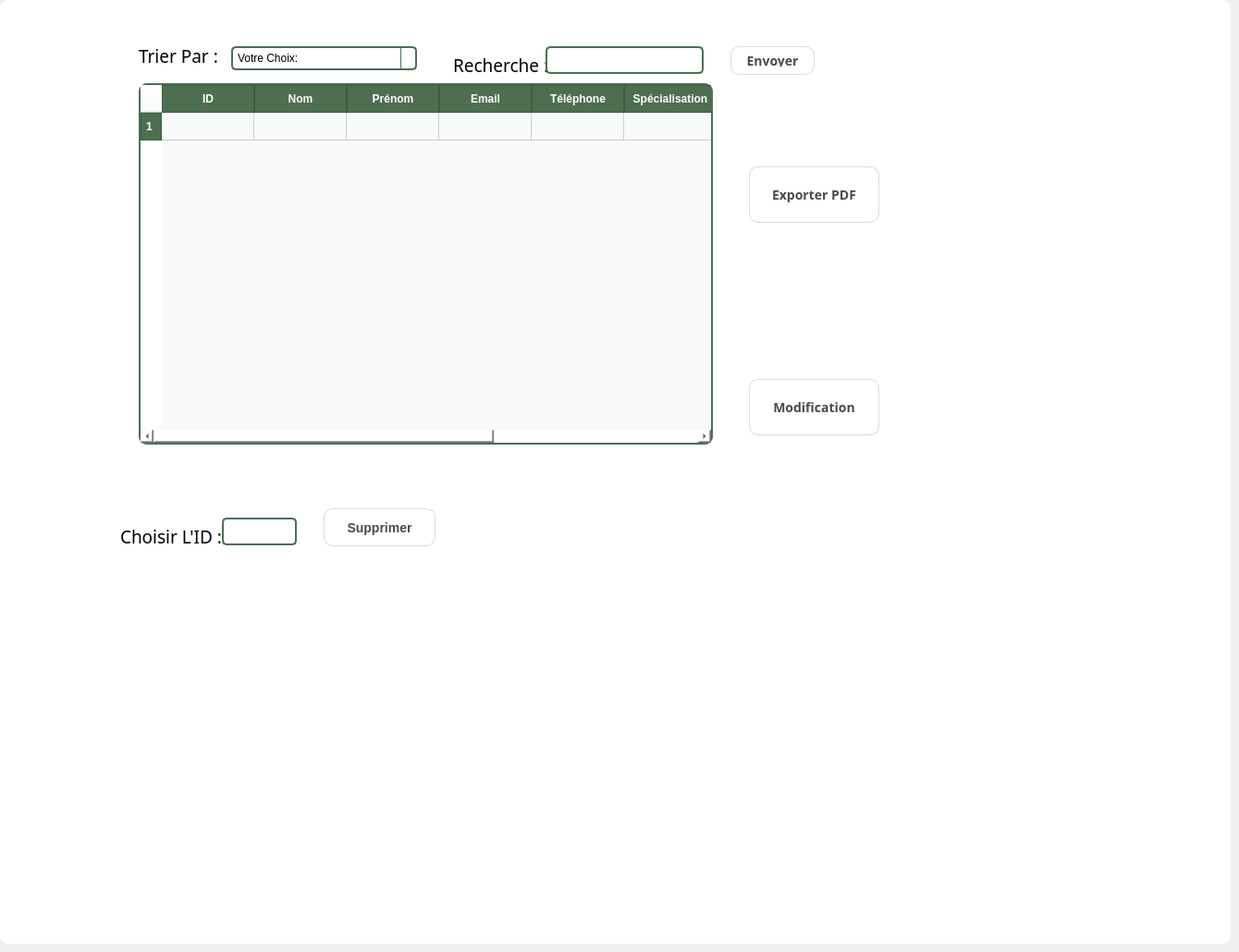
      <widget class="QWidget" name="tab">
       <attribute name="title">
        <string>Liste Des Consultants</string>
       </attribute>
       <widget class="QWidget" name="widget_3" native="true">
        <property name="geometry">
         <rect>
          <x>0</x>
          <y>0</y>
          <width>1331</width>
          <height>1021</height>
         </rect>
        </property>
        <property name="styleSheet">
         <string notr="true">background-color: rgb(255, 255, 255);
border-radius:9px;</string>
        </property>
        <widget class="QTableWidget" name="tableau">
         <property name="geometry">
          <rect>
           <x>150</x>
           <y>90</y>
           <width>621</width>
           <height>391</height>
          </rect>
         </property>
         <property name="styleSheet">
          <string notr="true">QTableWidget {
    background-color: #f8f9fa; /* Light gray background */
    border: 2px solid #4D6F50; /* Green border */
    gridline-color: #cccccc; /* Light gray grid lines */
    font-size: 14px;
}

QHeaderView::section {
    background-color: #4D6F50; /* Green header */
    color: white;
    padding: 5px;
    border: 1px solid #3B5D40;
    font-weight: bold;
}

QTableWidget::item {
    padding: 5px;
}

QTableWidget::item:selected {
    background-color: #A3D9A5; /* Light green selection */
    color: black;
}

QTableWidget::item:hover {
    background-color: #C8E6C9; /* Hover effect */
}

/* Alternate row colors */
QTableWidget::item:alternate {
    background-color: #E8F5E9; /* Light green */
}
</string>
         </property>
         <row/>
         <column>
          <property name="text">
           <string>ID</string>
          </property>
         </column>
         <column>
          <property name="text">
           <string>Nom</string>
          </property>
         </column>
         <column>
          <property name="text">
           <string>Prénom</string>
          </property>
         </column>
         <column>
          <property name="text">
           <string>Email</string>
          </property>
         </column>
         <column>
          <property name="text">
           <string>Téléphone</string>
          </property>
         </column>
         <column>
          <property name="text">
           <string>Spécialisation</string>
          </property>
         </column>
         <column>
          <property name="text">
           <string>Experience</string>
          </property>
         </column>
         <column>
          <property name="text">
           <string>Disponible</string>
          </property>
         </column>
         <item row="0" column="0">
          <property name="text">
           <string/>
          </property>
         </item>
         <item row="0" column="1">
          <property name="text">
           <string/>
          </property>
         </item>
         <item row="0" column="2">
          <property name="text">
           <string/>
          </property>
         </item>
         <item row="0" column="3">
          <property name="text">
           <string/>
          </property>
         </item>
         <item row="0" column="4">
          <property name="text">
           <string/>
          </property>
         </item>
         <item row="0" column="5">
          <property name="text">
           <string/>
          </property>
         </item>
         <item row="0" column="6">
          <property name="text">
           <string/>
          </property>
         </item>
        </widget>
        <widget class="QLabel" name="label_2">
         <property name="geometry">
          <rect>
           <x>150</x>
           <y>50</y>
           <width>131</width>
           <height>21</height>
          </rect>
         </property>
         <property name="font">
          <font>
           <family>Sitka</family>
           <pointsize>14</pointsize>
          </font>
         </property>
         <property name="text">
          <string>Trier Par :</string>
         </property>
        </widget>
        <widget class="QComboBox" name="tri">
         <property name="geometry">
          <rect>
           <x>250</x>
           <y>50</y>
           <width>201</width>
           <height>26</height>
          </rect>
         </property>
         <property name="styleSheet">
          <string notr="true">QComboBox {
    border: 2px solid #4D6F50;
    border-radius: 5px;
    padding: 5px;
}

QComboBox::drop-down {
    subcontrol-origin: padding;
    subcontrol-position: top right;
    width: 15px;
    border-left-width: 1px;
    border-left-color: #4D6F50;
    border-left-style: solid;
    border-top-right-radius: 3px;
    border-bottom-right-radius: 3px;
}

QComboBox::down-arrow {
    image: url(down_arrow.png);
}</string>
         </property>
         <item>
          <property name="text">
           <string>Votre Choix:</string>
          </property>
         </item>
         <item>
          <property name="text">
           <string>Nom</string>
          </property>
         </item>
         <item>
          <property name="text">
           <string>Spécialisation</string>
          </property>
         </item>
        </widget>
        <widget class="QLabel" name="label_35">
         <property name="geometry">
          <rect>
           <x>130</x>
           <y>570</y>
           <width>151</width>
           <height>21</height>
          </rect>
         </property>
         <property name="font">
          <font>
           <family>Sitka</family>
           <pointsize>14</pointsize>
          </font>
         </property>
         <property name="text">
          <string>Choisir L'ID :</string>
         </property>
        </widget>
        <widget class="QPushButton" name="supp">
         <property name="geometry">
          <rect>
           <x>350</x>
           <y>550</y>
           <width>121</width>
           <height>41</height>
          </rect>
         </property>
         <property name="styleSheet">
          <string notr="true">QPushButton {
    background: qlineargradient(spread:pad, x1:0, y1:0, x2:1, y2:1,
                                stop:0 rgba(193, 179, 255, 200), 
                                stop:1 rgba(255, 228, 196, 200));
    color: #4A4A4A;
    border-radius: 10px;
    border: 1px solid rgba(74, 74, 74, 50);
    padding: 8px 15px;
    font-size: 14px;
    font-weight: bold;
}

QPushButton:hover {
    background: qlineargradient(spread:pad, x1:0, y1:0, x2:1, y2:1,
                                stop:0 rgba(170, 153, 255, 200), 
                                stop:1 rgba(255, 204, 153, 200));
    color: black;
}

QPushButton:pressed {
    background: rgba(193, 179, 255, 180);
}
</string>
         </property>
         <property name="text">
          <string>Supprimer</string>
         </property>
        </widget>
        <widget class="QPushButton" name="pdf">
         <property name="geometry">
          <rect>
           <x>810</x>
           <y>180</y>
           <width>141</width>
           <height>61</height>
          </rect>
         </property>
         <property name="font">
          <font>
           <family>Sitka</family>
           <pointsize>-1</pointsize>
           <bold>true</bold>
          </font>
         </property>
         <property name="styleSheet">
          <string notr="true">QPushButton {
    background: qlineargradient(spread:pad, x1:0, y1:0, x2:1, y2:1,
                                stop:0 rgba(193, 179, 255, 200), 
                                stop:1 rgba(255, 228, 196, 200));
    color: #4A4A4A;
    border-radius: 10px;
    border: 1px solid rgba(74, 74, 74, 50);
    padding: 8px 15px;
    font-size: 14px;
    font-weight: bold;
}

QPushButton:hover {
    background: qlineargradient(spread:pad, x1:0, y1:0, x2:1, y2:1,
                                stop:0 rgba(170, 153, 255, 200), 
                                stop:1 rgba(255, 204, 153, 200));
    color: black;
}

QPushButton:pressed {
    background: rgba(193, 179, 255, 180);
}
</string>
         </property>
         <property name="text">
          <string>Exporter PDF</string>
         </property>
        </widget>
        <widget class="QLabel" name="label_6">
         <property name="geometry">
          <rect>
           <x>490</x>
           <y>60</y>
           <width>131</width>
           <height>21</height>
          </rect>
         </property>
         <property name="font">
          <font>
           <family>Sitka</family>
           <pointsize>14</pointsize>
          </font>
         </property>
         <property name="text">
          <string>Recherche :</string>
         </property>
        </widget>
        <widget class="QLineEdit" name="search">
         <property name="geometry">
          <rect>
           <x>590</x>
           <y>50</y>
           <width>171</width>
           <height>30</height>
          </rect>
         </property>
         <property name="minimumSize">
          <size>
           <width>0</width>
           <height>30</height>
          </size>
         </property>
         <property name="font">
          <font>
           <family>Sitka</family>
           <pointsize>10</pointsize>
          </font>
         </property>
         <property name="styleSheet">
          <string notr="true">QLineEdit {
    border: 2px solid #4D6F50;
    border-radius: 5px;
    padding: 5px;
}

QLineEdit:focus {
    border: 2px solid #6A9E70;
}</string>
         </property>
        </widget>
        <widget class="QLineEdit" name="id_supp">
         <property name="geometry">
          <rect>
           <x>240</x>
           <y>560</y>
           <width>81</width>
           <height>30</height>
          </rect>
         </property>
         <property name="minimumSize">
          <size>
           <width>0</width>
           <height>30</height>
          </size>
         </property>
         <property name="font">
          <font>
           <family>Sitka</family>
           <pointsize>10</pointsize>
          </font>
         </property>
         <property name="styleSheet">
          <string notr="true">QLineEdit {
    border: 2px solid #4D6F50;
    border-radius: 5px;
    padding: 5px;
}

QLineEdit:focus {
    border: 2px solid #6A9E70;
}</string>
         </property>
        </widget>
        <widget class="QPushButton" name="mod">
         <property name="geometry">
          <rect>
           <x>810</x>
           <y>410</y>
           <width>141</width>
           <height>61</height>
          </rect>
         </property>
         <property name="font">
          <font>
           <family>Sitka</family>
           <pointsize>-1</pointsize>
           <bold>true</bold>
          </font>
         </property>
         <property name="styleSheet">
          <string notr="true">QPushButton {
    background: qlineargradient(spread:pad, x1:0, y1:0, x2:1, y2:1,
                                stop:0 rgba(193, 179, 255, 200), 
                                stop:1 rgba(255, 228, 196, 200));
    color: #4A4A4A;
    border-radius: 10px;
    border: 1px solid rgba(74, 74, 74, 50);
    padding: 8px 15px;
    font-size: 14px;
    font-weight: bold;
}

QPushButton:hover {
    background: qlineargradient(spread:pad, x1:0, y1:0, x2:1, y2:1,
                                stop:0 rgba(170, 153, 255, 200), 
                                stop:1 rgba(255, 204, 153, 200));
    color: black;
}

QPushButton:pressed {
    background: rgba(193, 179, 255, 180);
}
</string>
         </property>
         <property name="text">
          <string>Modification</string>
         </property>
        </widget>
        <widget class="QPushButton" name="search_s">
         <property name="geometry">
          <rect>
           <x>790</x>
           <y>50</y>
           <width>91</width>
           <height>31</height>
          </rect>
         </property>
         <property name="font">
          <font>
           <family>Sitka</family>
           <pointsize>-1</pointsize>
           <bold>true</bold>
          </font>
         </property>
         <property name="styleSheet">
          <string notr="true">QPushButton {
    background: qlineargradient(spread:pad, x1:0, y1:0, x2:1, y2:1,
                                stop:0 rgba(193, 179, 255, 200), 
                                stop:1 rgba(255, 228, 196, 200));
    color: #4A4A4A;
    border-radius: 10px;
    border: 1px solid rgba(74, 74, 74, 50);
    padding: 8px 15px;
    font-size: 14px;
    font-weight: bold;
}

QPushButton:hover {
    background: qlineargradient(spread:pad, x1:0, y1:0, x2:1, y2:1,
                                stop:0 rgba(170, 153, 255, 200), 
                                stop:1 rgba(255, 204, 153, 200));
    color: black;
}

QPushButton:pressed {
    background: rgba(193, 179, 255, 180);
}
</string>
         </property>
         <property name="text">
          <string>Envoyer</string>
         </property>
        </widget>
       </widget>
      </widget>
